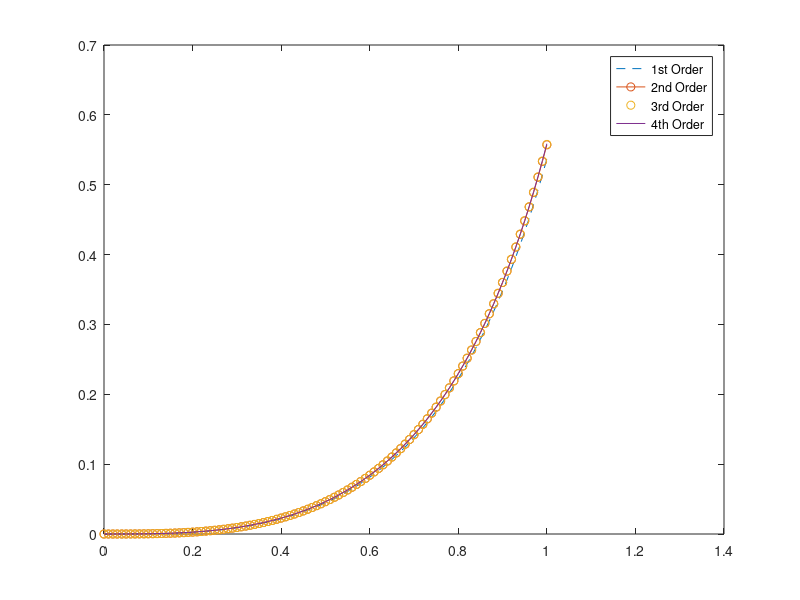

Here is the MATLAB script that generated this plot:
clear; close all;
f = @(t,x) (x+t)^2;
f1 = @(t,x) 2*(x+t)*(f(t,x) + 1);
f2 = @(t,x) 2*(f(t,x) + 1)^2*f1(t,x);
f3 = @(t,x) 2*(f(t,x) + 1)^2*f1(t,x)^2*f2(t,x);

T1 = @(t,x,h) x + h*f(t,x);
T2 = @(t,x,h) x + h*f(t,x) + h^2/2*f1(t,x);
T3 = @(t,x,h) x + h*f(t,x) + h^2/2*f1(t,x) + h^3/6*f2(t,x);
T4 = @(t,x,h) x + h*f(t,x) + h^2/2*f1(t,x) + h^3/6*f2(t,x) + h^4/24*f3(t,x);

x0 = 0; k = 0; h = 0.01; 
s1 = x0; s2 = x0; s3 = x0; s4 = x0; t = 0;
    while t <= 1
        k = k+1;
        s1(k+1) = T1(t(k),s1(k),h);
        s2(k+1) = T2(t(k),s2(k),h);
        s3(k+1) = T3(t(k),s3(k),h);
        s4(k+1) = T4(t(k),s4(k),h);
        t(k+1) = t(k) + h;
    end

    plot(t,s1,'--',t,s2,'-o',t,s3,'o',t,s4);
    legend('1st Order', '2nd Order','3rd Order','4th Order');
    